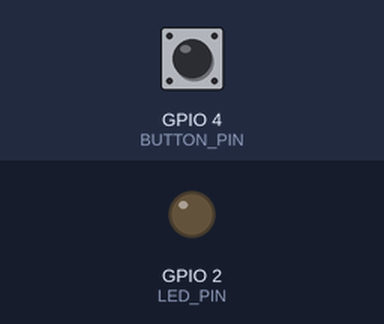
Bench run of a sketch on a simulated ESP32. Shown: output pins drawn as LEDs (lit = HIGH). The inputs (shaded band) are chosen by the test bench; at power-on: GPIO 4 (BUTTON_PIN) HIGH.

Above: at 1.2 s.
1.3 s: GPIO 4 (BUTTON_PIN) pulled LOW for 0.15 s
At 1.37 s:
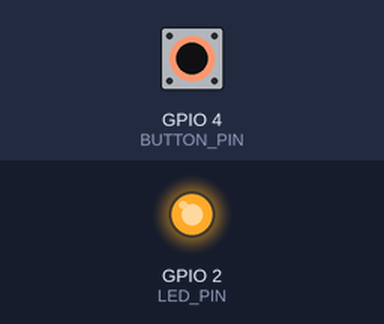
2.9 s: GPIO 4 (BUTTON_PIN) pulled LOW for 3.2 s
At 7.4 s:
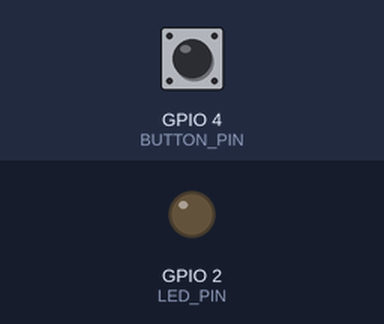
Timing chart, 0 to 8.9 s (numbered marks = the images above; inputs shaded):
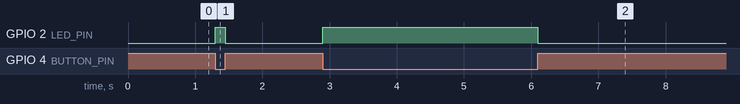

The sketch:

index.ino
```cpp
// Push Button Example
// This code turns on an LED when a push button is pressed.
// Connections:
// Push Button -> GPIO 4
// LED         -> GPIO 2 (built-in LED on many ESP32 boards)

// for circuit, you can refer to the corresponding schematic diagram.

#define BUTTON_PIN 4
#define LED_PIN 2

void setup() {
  pinMode(BUTTON_PIN, INPUT_PULLUP);
  pinMode(LED_PIN, OUTPUT);
}

void loop() {
  if (digitalRead(BUTTON_PIN) == LOW) {
    digitalWrite(LED_PIN, HIGH);  // LED ON
  } else {
    digitalWrite(LED_PIN, LOW);   // LED OFF
  }
}
```

Measured:
- after the input at 1.3 s, GPIO 2 (LED_PIN): LOW → HIGH at once, → LOW 0.15 s later
- after the input at 2.9 s, GPIO 2 (LED_PIN): LOW → HIGH at once, → LOW 3.2 s later
